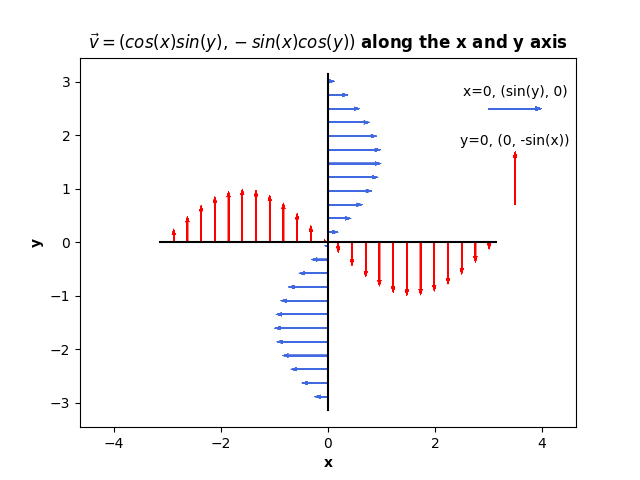

Reproduce this figure in Python.
import numpy as np
import matplotlib.pyplot as plt

I = np.linspace(-np.pi, np.pi, 50)
x, y = np.meshgrid(I, I, indexing='xy')

U = np.sin(y)   # x = 0, (sin(y), 0)
V = -np.sin(x)  # y = 0, (0, -sin(x))

"""
fig, ax = plt.subplots(1,2)
ax[0].quiver(np.zeros_like(x)[::2, ::2], y[::2, ::2], U[::2, ::2], np.zeros_like(V)[::2, ::2], angles='xy', scale_units='xy', scale=1)
ax[0].set_xlim(np.min(U)*1.3, np.max(U)*1.3)
ax[1].quiver(x[::2, ::2], np.zeros_like(y)[::2, ::2], np.zeros_like(U)[::2, ::2], V[::2, ::2], angles='xy', scale_units='xy', scale=1)
ax[1].set_ylim(np.min(V)*1.3, np.max(V)*1.3)
ax[0].set_xlabel('x'); ax[1].set_xlabel('x')
ax[0].set_ylabel('y'); ax[1].set_ylabel('y')
ax[0].set_title(r'$\vec{v}$ along the y-axis'), ax[1].set_title(r'$\vec{v}$ along the x-axis')
# plt.savefig('oppgave_3_b.png')
plt.show()
"""

QV1 = plt.quiver(np.zeros_like(x)[::2, ::2], y[::2, ::2], U[::2, ::2], np.zeros_like(V)[::2, ::2], angles='xy', scale_units='xy', scale=1, color='royalblue')
QV2 = plt.quiver(x[::2, ::2], np.zeros_like(y)[::2, ::2], np.zeros_like(U)[::2, ::2], V[::2, ::2], angles='xy', scale_units='xy', scale=1, color='r')
plt.quiverkey(QV1, 3.5, 2.5, 1, label='x=0, (sin(y), 0)', coordinates='data', angle = 0)
plt.quiverkey(QV2, 3.5, 1.2, 1, label='y=0, (0, -sin(x))', coordinates='data', angle = 90, labelsep=0.3)
plt.plot([0,0],[np.min(y),np.max(y)], 'k'); plt.plot([np.min(x),np.max(x)],[0,0], 'k')
plt.xlabel('x', weight='bold'); plt.ylabel('y', weight='bold')
plt.axis('equal')
plt.title(r'$\vec{v}=(cos(x)sin(y), -sin(x)cos(y))$ along the x and y axis', weight='bold')
# plt.savefig('oppgave_3_b.png')
plt.show()
